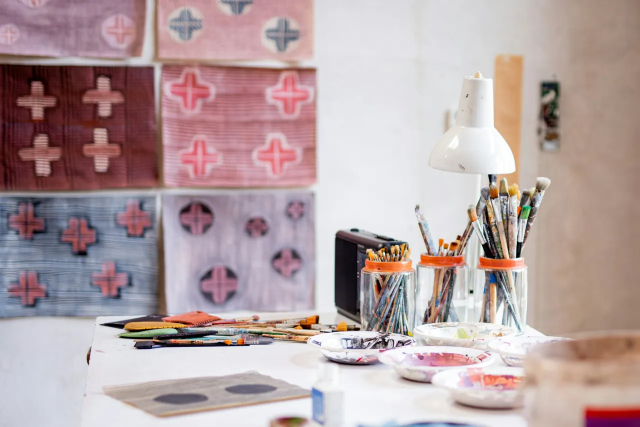
#> input picture images/blog-design-brief-1280.webp, 1280 x 854 px, given as the content of the folder assets/originals, which was not available (shown at 1/2 size)
$ python prepare-images.py
#> lines starting #> are read from the running program, lines starting #| are printed output that depends on the picture
from PIL import Image,ImageOps,ImageDraw
from pathlib import Path
sheet=Image.new('RGB',(1000,((len(list(Path('assets/originals').glob('*')))+3)//4)*220),'#f3f0e9')
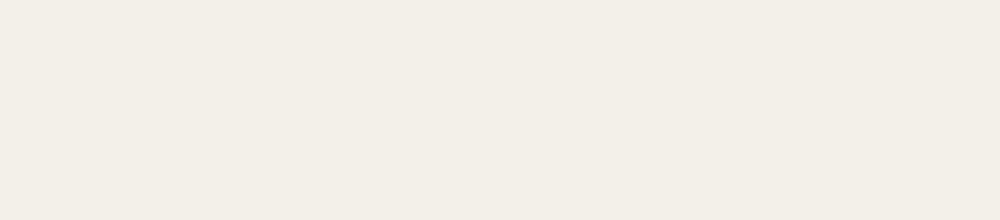
#> sheet: PIL image 1000x220 RGB; mean R, G, B 243, 240, 233
draw=ImageDraw.Draw(sheet)
for i,p in enumerate(sorted(Path('assets/originals').glob('*'))):
 im=ImageOps.exif_transpose(Image.open(p)).convert('RGB')
#> im is the input picture: PIL image 1280x854 RGB; mean R, G, B 180.9, 161.9, 163
 for width in [640,1280,1920]:
  out=im.copy();out.thumbnail((width,width));out.save(f'images/{p.stem}-{width}.webp','WEBP',quality=83 if width==1920 else 79,method=6)
#> this loop made 3 passes
#> pass 1, `out = im.copy()`:
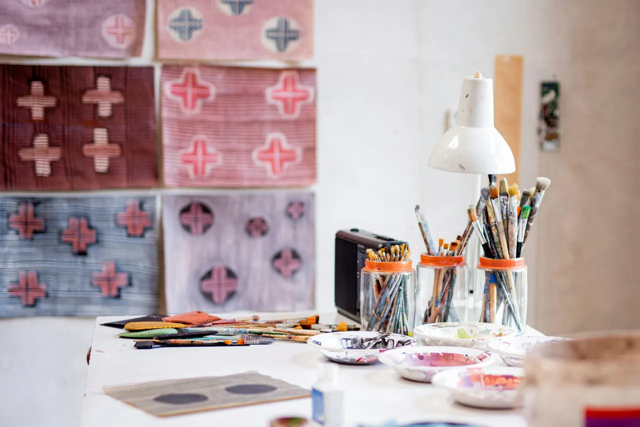
#> saved as blog-design-brief-1280-640.webp: PIL image 640x427 RGB; mean R, G, B 180.9, 161.9, 163
 preview=ImageOps.contain(im,(240,185));x=(i%4)*250;y=(i//4)*220
#> after `preview = ImageOps.contain(im, (240, 185))`:
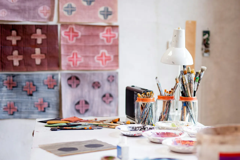
#> preview: PIL image 240x160 RGB; mean R, G, B 180.9, 161.9, 163
 sheet.paste(preview,(x,y));draw.text((x+5,y+189),p.stem,fill='#302b25')
#> after `sheet.paste(preview, (x, y))`:
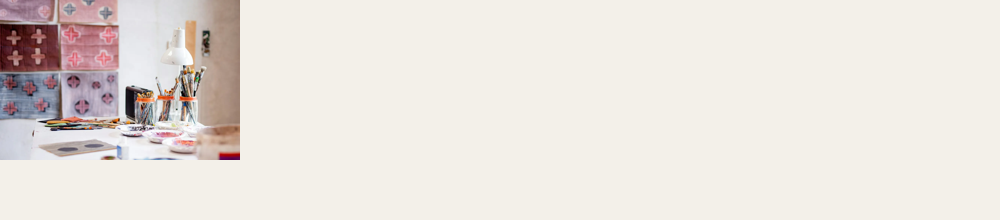
#> sheet: PIL image 1000x220 RGB; mean R, G, B 232.2, 226.4, 220.8
sheet.save('research/contact-sheet.jpg')
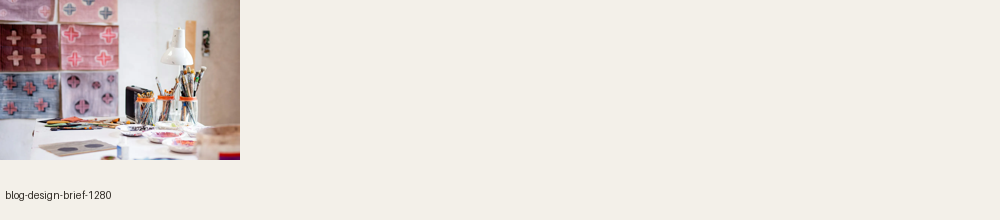
#> saved as contact-sheet.jpg: PIL image 1000x220 RGB; mean R, G, B 231.9, 226.1, 220.6

$ run again, on images/blog-personal-home-640.webp
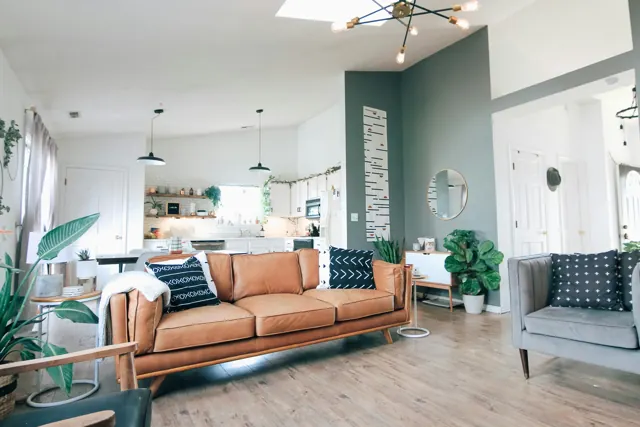
#> input picture images/blog-personal-home-640.webp, 640 x 427 px, given as the content of the folder assets/originals, which was not available
#> im is the input picture: PIL image 640x427 RGB; mean R, G, B 167.8, 168.3, 163
#> `preview = ImageOps.contain(im, (240, 185))`:
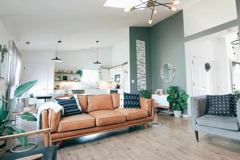
#> preview: PIL image 240x160 RGB; mean R, G, B 167.8, 168.3, 163
#> `sheet.save('research/contact-sheet.jpg')`:
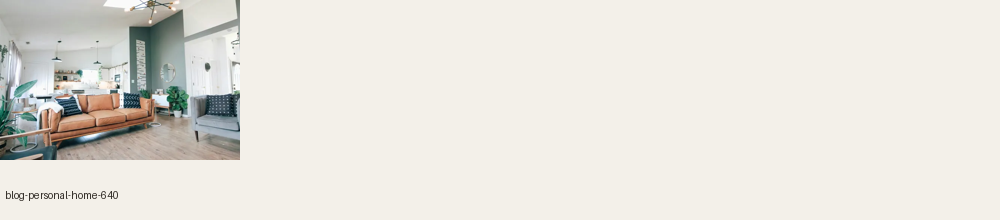
#> saved as contact-sheet.jpg: PIL image 1000x220 RGB; mean R, G, B 229.6, 227.3, 220.5

$ run again, on images/editorial-hero-1920.webp
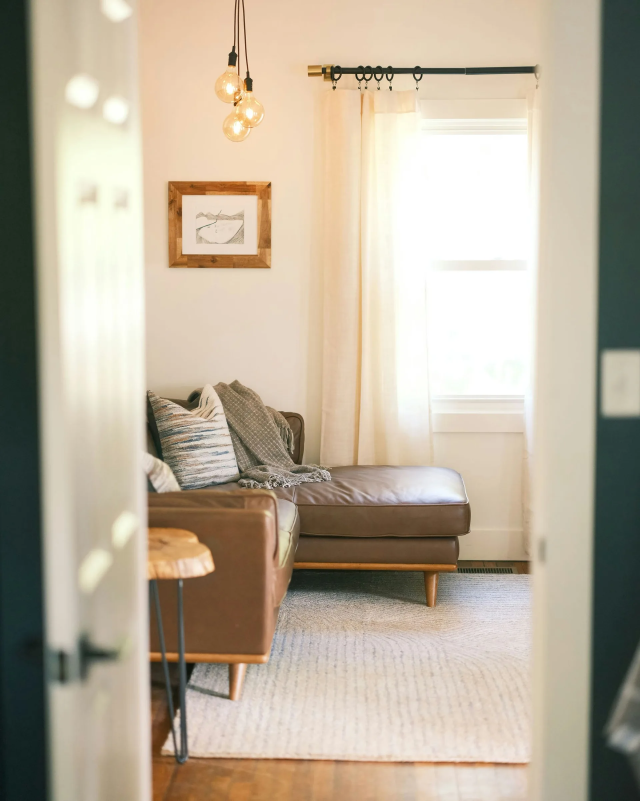
#> input picture images/editorial-hero-1920.webp, 1920 x 2401 px, given as the content of the folder assets/originals, which was not available (shown at 1/3 size)
#> im is the input picture: PIL image 1920x2401 RGB; mean R, G, B 184.8, 173.3, 154.6
#> `preview = ImageOps.contain(im, (240, 185))`:
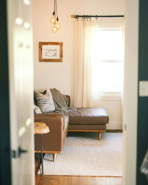
#> preview: PIL image 148x185 RGB; mean R, G, B 184.8, 173.3, 154.6
#> `sheet.save('research/contact-sheet.jpg')`:
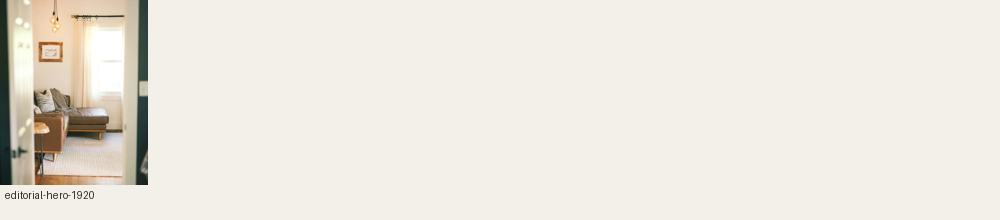
#> saved as contact-sheet.jpg: PIL image 1000x220 RGB; mean R, G, B 235.6, 231.5, 223.1
